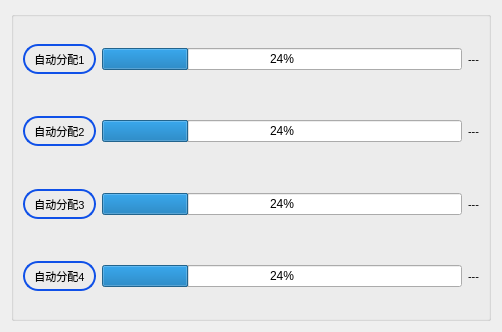
<?xml version="1.0" encoding="UTF-8"?>
<ui version="4.0">
 <class>AutoSetAddress</class>
 <widget class="QWidget" name="AutoSetAddress">
  <property name="geometry">
   <rect>
    <x>0</x>
    <y>0</y>
    <width>502</width>
    <height>332</height>
   </rect>
  </property>
  <property name="windowTitle">
   <string>Form</string>
  </property>
  <layout class="QGridLayout" name="gridLayout">
   <item row="0" column="0">
    <widget class="QGroupBox" name="groupBox">
     <property name="styleSheet">
      <string notr="true">QGroupBox{border:2px solid black;};</string>
     </property>
     <property name="title">
      <string/>
     </property>
     <layout class="QGridLayout" name="gridLayout_2">
      <item row="0" column="0">
       <layout class="QHBoxLayout" name="horizontalLayout">
        <item>
         <widget class="QPushButton" name="autoSet1Btn">
          <property name="minimumSize">
           <size>
            <width>73</width>
            <height>30</height>
           </size>
          </property>
          <property name="maximumSize">
           <size>
            <width>200</width>
            <height>30</height>
           </size>
          </property>
          <property name="font">
           <font>
            <pointsize>8</pointsize>
           </font>
          </property>
          <property name="styleSheet">
           <string notr="true">QPushButton{
border:2px solid rgb(15,80,232);
border-radius:15px
}</string>
          </property>
          <property name="text">
           <string>自动分配1</string>
          </property>
         </widget>
        </item>
        <item>
         <widget class="MyProgressBar" name="progressBar">
          <property name="value">
           <number>24</number>
          </property>
         </widget>
        </item>
        <item>
         <widget class="QLabel" name="statuslab1">
          <property name="font">
           <font>
            <pointsize>8</pointsize>
           </font>
          </property>
          <property name="text">
           <string>---</string>
          </property>
         </widget>
        </item>
       </layout>
      </item>
      <item row="1" column="0">
       <layout class="QHBoxLayout" name="horizontalLayout_2">
        <item>
         <widget class="QPushButton" name="autoSet2Btn">
          <property name="minimumSize">
           <size>
            <width>73</width>
            <height>30</height>
           </size>
          </property>
          <property name="maximumSize">
           <size>
            <width>200</width>
            <height>30</height>
           </size>
          </property>
          <property name="font">
           <font>
            <pointsize>8</pointsize>
           </font>
          </property>
          <property name="styleSheet">
           <string notr="true">QPushButton{
border:2px solid rgb(15,80,232);
border-radius:15px
}</string>
          </property>
          <property name="text">
           <string>自动分配2</string>
          </property>
         </widget>
        </item>
        <item>
         <widget class="MyProgressBar" name="progressBar_2">
          <property name="value">
           <number>24</number>
          </property>
         </widget>
        </item>
        <item>
         <widget class="QLabel" name="statuslab2">
          <property name="font">
           <font>
            <pointsize>8</pointsize>
           </font>
          </property>
          <property name="text">
           <string>---</string>
          </property>
         </widget>
        </item>
       </layout>
      </item>
      <item row="2" column="0">
       <layout class="QHBoxLayout" name="horizontalLayout_3">
        <item>
         <widget class="QPushButton" name="autoSet3Btn">
          <property name="minimumSize">
           <size>
            <width>73</width>
            <height>30</height>
           </size>
          </property>
          <property name="maximumSize">
           <size>
            <width>200</width>
            <height>30</height>
           </size>
          </property>
          <property name="font">
           <font>
            <pointsize>8</pointsize>
           </font>
          </property>
          <property name="styleSheet">
           <string notr="true">QPushButton{
border:2px solid rgb(15,80,232);
border-radius:15px
}</string>
          </property>
          <property name="text">
           <string>自动分配3</string>
          </property>
         </widget>
        </item>
        <item>
         <widget class="MyProgressBar" name="progressBar_3">
          <property name="value">
           <number>24</number>
          </property>
         </widget>
        </item>
        <item>
         <widget class="QLabel" name="statuslab3">
          <property name="font">
           <font>
            <pointsize>8</pointsize>
           </font>
          </property>
          <property name="text">
           <string>---</string>
          </property>
         </widget>
        </item>
       </layout>
      </item>
      <item row="3" column="0">
       <layout class="QHBoxLayout" name="horizontalLayout_4">
        <item>
         <widget class="QPushButton" name="autoSet4Btn">
          <property name="minimumSize">
           <size>
            <width>73</width>
            <height>30</height>
           </size>
          </property>
          <property name="maximumSize">
           <size>
            <width>200</width>
            <height>30</height>
           </size>
          </property>
          <property name="font">
           <font>
            <pointsize>8</pointsize>
           </font>
          </property>
          <property name="styleSheet">
           <string notr="true">QPushButton{
border:2px solid rgb(15,80,232);
border-radius:15px
}</string>
          </property>
          <property name="text">
           <string>自动分配4</string>
          </property>
         </widget>
        </item>
        <item>
         <widget class="MyProgressBar" name="progressBar_4">
          <property name="value">
           <number>24</number>
          </property>
         </widget>
        </item>
        <item>
         <widget class="QLabel" name="statuslab4">
          <property name="font">
           <font>
            <pointsize>8</pointsize>
           </font>
          </property>
          <property name="text">
           <string>---</string>
          </property>
         </widget>
        </item>
       </layout>
      </item>
     </layout>
    </widget>
   </item>
  </layout>
 </widget>
 <customwidgets>
  <customwidget>
   <class>MyProgressBar</class>
   <extends>QProgressBar</extends>
   <header>myprogressbar.h</header>
  </customwidget>
 </customwidgets>
 <resources/>
 <connections/>
</ui>
